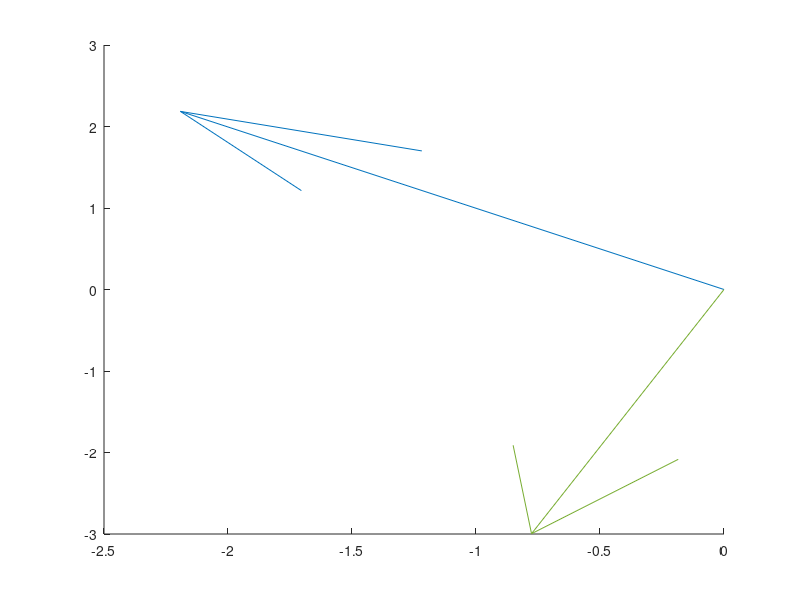

This chart was generated by the following MATLAB code:
rij = [-2.435341520999661,2.428102151059107];
ruv = [-0.862314000604415,-3.329111434639041];
%blue to orange, clockwise the first, counter clockwise the second
acos(dot(rij,ruv)/(normest(rij)^2))
2*pi-acos(dot(rij,ruv)/(normest(rij)^2))
close all
hold on
quiver(0,0,rij(1),rij(2))
quiver(0,0,ruv(1),ruv(2))
hold off